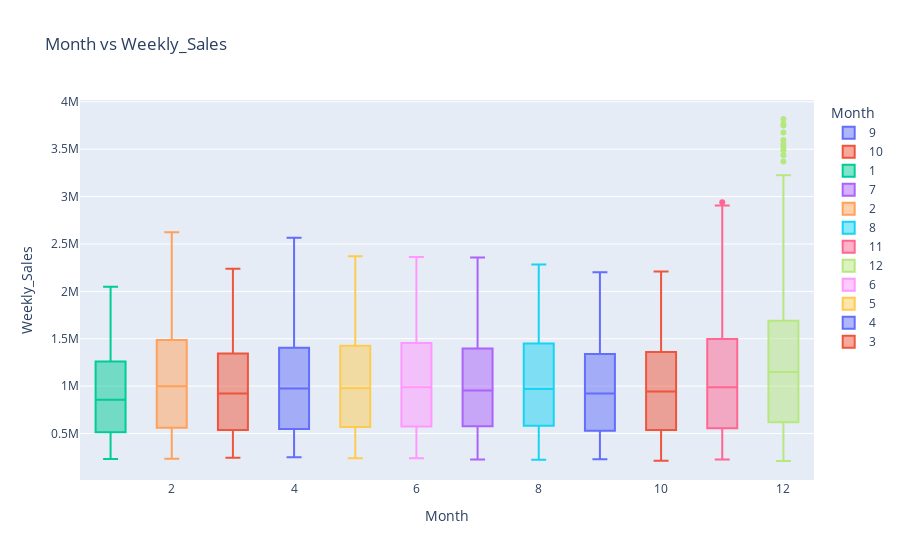
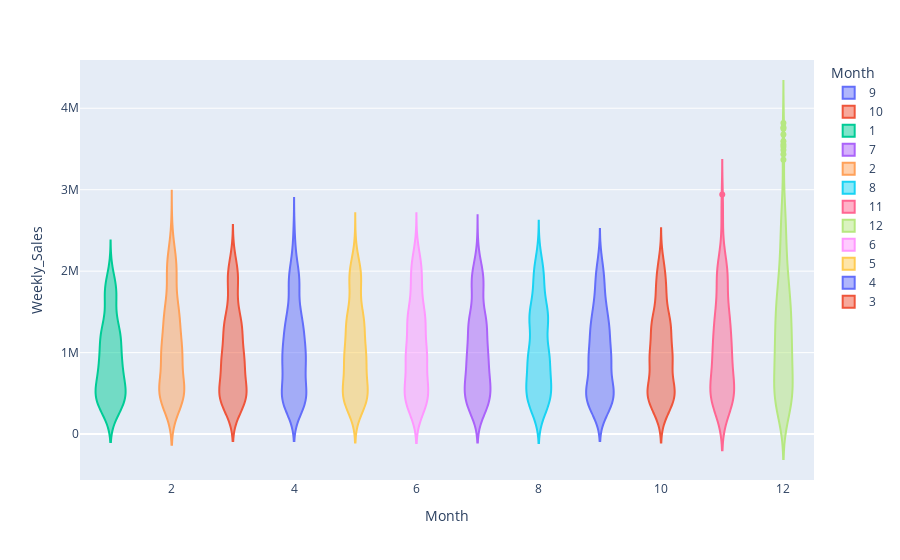

Notebook source saved alongside these figures, in order:
### Markdown cell above
**Further visualization of highly correlated Features(Unemployment, CPI, Month, Temperature )  with Weekly Sales(Target Feature)**

### Code cell
import plotly.express as px
fig = px.box(df, x='Month', y='Weekly_Sales', color='Month', title="Month vs Weekly_Sales")
fig.show()
fig = px.violin(df, x='Month', y='Weekly_Sales', color='Month')
fig.show()

### Figure 1 — Plotly figure (JSON) as saved in the notebook; plotly's stock layout.template omitted (floating-point values rounded to 4 significant figures; data arrays with more than 128 entries replaced by an {"elided": "..."} marker saying what was removed)
{"data": [{"alignmentgroup": "True", "hovertemplate": "Month=%{x}<br>Weekly_Sales=%{y}<extra></extra>", "legendgroup": "9", "marker": {"color": "#636efa"}, "name": "9", "notched": false, "offsetgroup": "9", "orientation": "v", "showlegend": true, "type": "box", "x": {"elided": "466 int values"}, "x0": " ", "xaxis": "x", "y": {"elided": "466 float values"}, "y0": " ", "yaxis": "y"}, {"alignmentgroup": "True", "hovertemplate": "Month=%{x}<br>Weekly_Sales=%{y}<extra></extra>", "legendgroup": "10", "marker": {"color": "#EF553B"}, "name": "10", "notched": false, "offsetgroup": "10", "orientation": "v", "showlegend": true, "type": "box", "x": {"elided": "461 int values"}, "x0": " ", "xaxis": "x", "y": {"elided": "461 float values"}, "y0": " ", "yaxis": "y"}, {"alignmentgroup": "True", "hovertemplate": "Month=%{x}<br>Weekly_Sales=%{y}<extra></extra>", "legendgroup": "1", "marker": {"color": "#00cc96"}, "name": "1", "notched": false, "offsetgroup": "1", "orientation": "v", "showlegend": true, "type": "box", "x": {"elided": "283 int values"}, "x0": " ", "xaxis": "x", "y": {"elided": "283 float values"}, "y0": " ", "yaxis": "y"}, {"alignmentgroup": "True", "hovertemplate": "Month=%{x}<br>Weekly_Sales=%{y}<extra></extra>", "legendgroup": "7", "marker": {"color": "#ab63fa"}, "name": "7", "notched": false, "offsetgroup": "7", "orientation": "v", "showlegend": true, "type": "box", "x": {"elided": "481 int values"}, "x0": " ", "xaxis": "x", "y": {"elided": "481 float values"}, "y0": " ", "yaxis": "y"}, {"alignmentgroup": "True", "hovertemplate": "Month=%{x}<br>Weekly_Sales=%{y}<extra></extra>", "legendgroup": "2", "marker": {"color": "#FFA15A"}, "name": "2", "notched": false, "offsetgroup": "2", "orientation": "v", "showlegend": true, "type": "box", "x": {"elided": "414 int values"}, "x0": " ", "xaxis": "x", "y": {"elided": "414 float values"}, "y0": " ", "yaxis": "y"}, {"alignmentgroup": "True", "hovertemplate": "Month=%{x}<br>Weekly_Sales=%{y}<extra></extra>", "legendgroup": "8", "marker": {"color": "#19d3f3"}, "name": "8", "notched": false, "offsetgroup": "8", "orientation": "v", "showlegend": true, "type": "box", "x": {"elided": "453 int values"}, "x0": " ", "xaxis": "x", "y": {"elided": "453 float values"}, "y0": " ", "yaxis": "y"}, {"alignmentgroup": "True", "hovertemplate": "Month=%{x}<br>Weekly_Sales=%{y}<extra></extra>", "legendgroup": "11", "marker": {"color": "#FF6692"}, "name": "11", "notched": false, "offsetgroup": "11", "orientation": "v", "showlegend": true, "type": "box", "x": {"elided": "272 int values"}, "x0": " ", "xaxis": "x", "y": {"elided": "272 float values"}, "y0": " ", "yaxis": "y"}, {"alignmentgroup": "True", "hovertemplate": "Month=%{x}<br>Weekly_Sales=%{y}<extra></extra>", "legendgroup": "12", "marker": {"color": "#B6E880"}, "name": "12", "notched": false, "offsetgroup": "12", "orientation": "v", "showlegend": true, "type": "box", "x": {"elided": "357 int values"}, "x0": " ", "xaxis": "x", "y": {"elided": "357 float values"}, "y0": " ", "yaxis": "y"}, {"alignmentgroup": "True", "hovertemplate": "Month=%{x}<br>Weekly_Sales=%{y}<extra></extra>", "legendgroup": "6", "marker": {"color": "#FF97FF"}, "name": "6", "notched": false, "offsetgroup": "6", "orientation": "v", "showlegend": true, "type": "box", "x": {"elided": "456 int values"}, "x0": " ", "xaxis": "x", "y": {"elided": "456 float values"}, "y0": " ", "yaxis": "y"}, {"alignmentgroup": "True", "hovertemplate": "Month=%{x}<br>Weekly_Sales=%{y}<extra></extra>", "legendgroup": "5", "marker": {"color": "#FECB52"}, "name": "5", "notched": false, "offsetgroup": "5", "orientation": "v", "showlegend": true, "type": "box", "x": {"elided": "423 int values"}, "x0": " ", "xaxis": "x", "y": {"elided": "423 float values"}, "y0": " ", "yaxis": "y"}, {"alignmentgroup": "True", "hovertemplate": "Month=%{x}<br>Weekly_Sales=%{y}<extra></extra>", "legendgroup": "4", "marker": {"color": "#636efa"}, "name": "4", "notched": false, "offsetgroup": "4", "orientation": "v", "showlegend": true, "type": "box", "x": {"elided": "493 int values"}, "x0": " ", "xaxis": "x", "y": {"elided": "493 float values"}, "y0": " ", "yaxis": "y"}, {"alignmentgroup": "True", "hovertemplate": "Month=%{x}<br>Weekly_Sales=%{y}<extra></extra>", "legendgroup": "3", "marker": {"color": "#EF553B"}, "name": "3", "notched": false, "offsetgroup": "3", "orientation": "v", "showlegend": true, "type": "box", "x": {"elided": "441 int values"}, "x0": " ", "xaxis": "x", "y": {"elided": "441 float values"}, "y0": " ", "yaxis": "y"}], "layout": {"boxmode": "overlay", "legend": {"title": {"text": "Month"}, "tracegroupgap": 0}, "title": {"text": "Month vs Weekly_Sales"}, "xaxis": {"anchor": "y", "categoryarray": [9, 10, 1, 7, 2, 8, 11, 12, 6, 5, 4, 3], "categoryorder": "array", "domain": [0, 1], "title": {"text": "Month"}}, "yaxis": {"anchor": "x", "domain": [0, 1], "title": {"text": "Weekly_Sales"}}}}

### Figure 2 — Plotly figure (JSON) as saved in the notebook; plotly's stock layout.template omitted (floating-point values rounded to 4 significant figures; data arrays with more than 128 entries replaced by an {"elided": "..."} marker saying what was removed)
{"data": [{"alignmentgroup": "True", "box": {"visible": false}, "hovertemplate": "Month=%{x}<br>Weekly_Sales=%{y}<extra></extra>", "legendgroup": "9", "marker": {"color": "#636efa"}, "name": "9", "offsetgroup": "9", "orientation": "v", "scalegroup": "True", "showlegend": true, "type": "violin", "x": {"elided": "466 int values"}, "x0": " ", "xaxis": "x", "y": {"elided": "466 float values"}, "y0": " ", "yaxis": "y"}, {"alignmentgroup": "True", "box": {"visible": false}, "hovertemplate": "Month=%{x}<br>Weekly_Sales=%{y}<extra></extra>", "legendgroup": "10", "marker": {"color": "#EF553B"}, "name": "10", "offsetgroup": "10", "orientation": "v", "scalegroup": "True", "showlegend": true, "type": "violin", "x": {"elided": "461 int values"}, "x0": " ", "xaxis": "x", "y": {"elided": "461 float values"}, "y0": " ", "yaxis": "y"}, {"alignmentgroup": "True", "box": {"visible": false}, "hovertemplate": "Month=%{x}<br>Weekly_Sales=%{y}<extra></extra>", "legendgroup": "1", "marker": {"color": "#00cc96"}, "name": "1", "offsetgroup": "1", "orientation": "v", "scalegroup": "True", "showlegend": true, "type": "violin", "x": {"elided": "283 int values"}, "x0": " ", "xaxis": "x", "y": {"elided": "283 float values"}, "y0": " ", "yaxis": "y"}, {"alignmentgroup": "True", "box": {"visible": false}, "hovertemplate": "Month=%{x}<br>Weekly_Sales=%{y}<extra></extra>", "legendgroup": "7", "marker": {"color": "#ab63fa"}, "name": "7", "offsetgroup": "7", "orientation": "v", "scalegroup": "True", "showlegend": true, "type": "violin", "x": {"elided": "481 int values"}, "x0": " ", "xaxis": "x", "y": {"elided": "481 float values"}, "y0": " ", "yaxis": "y"}, {"alignmentgroup": "True", "box": {"visible": false}, "hovertemplate": "Month=%{x}<br>Weekly_Sales=%{y}<extra></extra>", "legendgroup": "2", "marker": {"color": "#FFA15A"}, "name": "2", "offsetgroup": "2", "orientation": "v", "scalegroup": "True", "showlegend": true, "type": "violin", "x": {"elided": "414 int values"}, "x0": " ", "xaxis": "x", "y": {"elided": "414 float values"}, "y0": " ", "yaxis": "y"}, {"alignmentgroup": "True", "box": {"visible": false}, "hovertemplate": "Month=%{x}<br>Weekly_Sales=%{y}<extra></extra>", "legendgroup": "8", "marker": {"color": "#19d3f3"}, "name": "8", "offsetgroup": "8", "orientation": "v", "scalegroup": "True", "showlegend": true, "type": "violin", "x": {"elided": "453 int values"}, "x0": " ", "xaxis": "x", "y": {"elided": "453 float values"}, "y0": " ", "yaxis": "y"}, {"alignmentgroup": "True", "box": {"visible": false}, "hovertemplate": "Month=%{x}<br>Weekly_Sales=%{y}<extra></extra>", "legendgroup": "11", "marker": {"color": "#FF6692"}, "name": "11", "offsetgroup": "11", "orientation": "v", "scalegroup": "True", "showlegend": true, "type": "violin", "x": {"elided": "272 int values"}, "x0": " ", "xaxis": "x", "y": {"elided": "272 float values"}, "y0": " ", "yaxis": "y"}, {"alignmentgroup": "True", "box": {"visible": false}, "hovertemplate": "Month=%{x}<br>Weekly_Sales=%{y}<extra></extra>", "legendgroup": "12", "marker": {"color": "#B6E880"}, "name": "12", "offsetgroup": "12", "orientation": "v", "scalegroup": "True", "showlegend": true, "type": "violin", "x": {"elided": "357 int values"}, "x0": " ", "xaxis": "x", "y": {"elided": "357 float values"}, "y0": " ", "yaxis": "y"}, {"alignmentgroup": "True", "box": {"visible": false}, "hovertemplate": "Month=%{x}<br>Weekly_Sales=%{y}<extra></extra>", "legendgroup": "6", "marker": {"color": "#FF97FF"}, "name": "6", "offsetgroup": "6", "orientation": "v", "scalegroup": "True", "showlegend": true, "type": "violin", "x": {"elided": "456 int values"}, "x0": " ", "xaxis": "x", "y": {"elided": "456 float values"}, "y0": " ", "yaxis": "y"}, {"alignmentgroup": "True", "box": {"visible": false}, "hovertemplate": "Month=%{x}<br>Weekly_Sales=%{y}<extra></extra>", "legendgroup": "5", "marker": {"color": "#FECB52"}, "name": "5", "offsetgroup": "5", "orientation": "v", "scalegroup": "True", "showlegend": true, "type": "violin", "x": {"elided": "423 int values"}, "x0": " ", "xaxis": "x", "y": {"elided": "423 float values"}, "y0": " ", "yaxis": "y"}, {"alignmentgroup": "True", "box": {"visible": false}, "hovertemplate": "Month=%{x}<br>Weekly_Sales=%{y}<extra></extra>", "legendgroup": "4", "marker": {"color": "#636efa"}, "name": "4", "offsetgroup": "4", "orientation": "v", "scalegroup": "True", "showlegend": true, "type": "violin", "x": {"elided": "493 int values"}, "x0": " ", "xaxis": "x", "y": {"elided": "493 float values"}, "y0": " ", "yaxis": "y"}, {"alignmentgroup": "True", "box": {"visible": false}, "hovertemplate": "Month=%{x}<br>Weekly_Sales=%{y}<extra></extra>", "legendgroup": "3", "marker": {"color": "#EF553B"}, "name": "3", "offsetgroup": "3", "orientation": "v", "scalegroup": "True", "showlegend": true, "type": "violin", "x": {"elided": "441 int values"}, "x0": " ", "xaxis": "x", "y": {"elided": "441 float values"}, "y0": " ", "yaxis": "y"}], "layout": {"legend": {"title": {"text": "Month"}, "tracegroupgap": 0}, "margin": {"t": 60}, "violinmode": "overlay", "xaxis": {"anchor": "y", "categoryarray": [9, 10, 1, 7, 2, 8, 11, 12, 6, 5, 4, 3], "categoryorder": "array", "domain": [0, 1], "title": {"text": "Month"}}, "yaxis": {"anchor": "x", "domain": [0, 1], "title": {"text": "Weekly_Sales"}}}}
